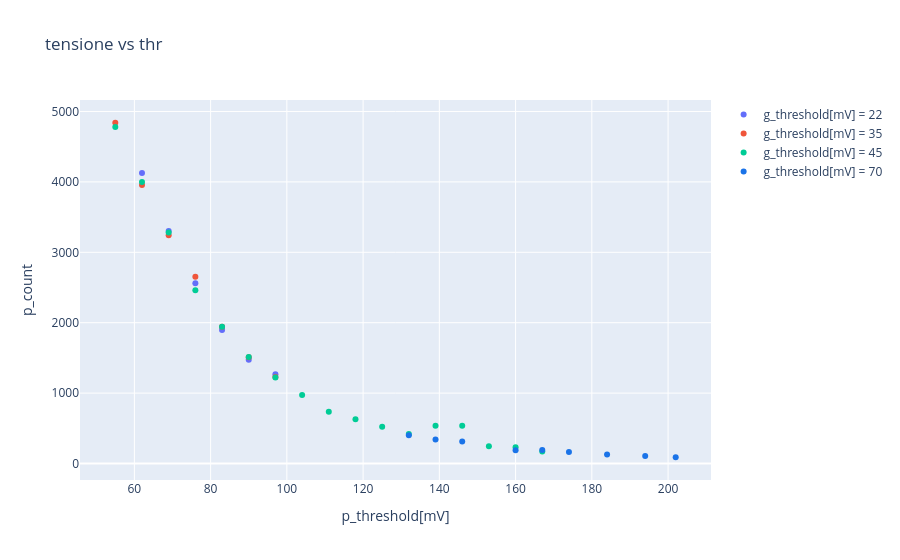

The notebook cell saved with this chart:
### Code cell
df_22 = df_variap[df_variap['g_threshold[mV]'] == 22]
df_35 = df_variap[df_variap['g_threshold[mV]'] == 35]
df_45 = df_variap[df_variap['g_threshold[mV]'] == 45]
df_70 = df_variap[df_variap['g_threshold[mV]'] == 70]
fig = go.Figure()
fig.add_trace(go.Scatter(x=df_22['p_threshold[mV]'], y=df_22['p_count'], mode='markers', name='g_threshold[mV] = 22'))
fig.add_trace(go.Scatter(x=df_35['p_threshold[mV]'], y=df_35['p_count'], mode='markers', name='g_threshold[mV] = 35'))
# fig.add_trace(go.Scatter(x=df_22['p_threshold[mV]'], y=df_22['pg_doppie'], mode = 'markers', name='coinc g_threshold[mV] = 22'))
# fig.add_trace(go.Scatter(x=df_35['p_threshold[mV]'], y=df_35['pg_doppie'], mode = 'markers', name='coinc g_threshold[mV] = 35'))
fig.add_trace(go.Scatter(x=df_45['p_threshold[mV]'], y=df_45['p_count'], mode='markers', name='g_threshold[mV] = 45'))
# fig.add_trace(go.Scatter(x=df_45['p_threshold[mV]'], y=df_45['pg_doppie'], mode = 'markers', name='coinc g_threshold[mV] = 45'))
fig.add_trace(go.Scatter(x=df_70['p_threshold[mV]'], y=df_70['p_count'], mode='markers', name='g_threshold[mV] = 70', marker =dict(color = '#1A73E8')))
fig.update_layout(title= 'tensione vs thr', xaxis_title='p_threshold[mV]', yaxis_title='p_count')
fig.show()

### Figure 1 — Plotly figure (JSON) as saved in the notebook; plotly's stock layout.template omitted (floating-point values rounded to 4 significant figures)
{"data": [{"mode": "markers", "name": "g_threshold[mV] = 22", "type": "scatter", "x": [62, 69, 76, 83, 90, 97], "y": [4126, 3304, 2561, 1897, 1473, 1268]}, {"mode": "markers", "name": "g_threshold[mV] = 35", "type": "scatter", "x": [97, 90, 83, 76, 69, 62, 55], "y": [1230, 1508, 1942, 2652, 3242, 3956, 4840]}, {"mode": "markers", "name": "g_threshold[mV] = 45", "type": "scatter", "x": [55, 62, 69, 76, 83, 90, 97, 104, 111, 118, 125, 132, 139, 146, 153, 160, 167], "y": [4779, 3998, 3282, 2460, 1944, 1514, 1222, 972, 734, 628, 521, 421, 535, 538, 247, 230, 170]}, {"marker": {"color": "#1A73E8"}, "mode": "markers", "name": "g_threshold[mV] = 70", "type": "scatter", "x": [167, 160, 146, 139, 132, 174, 184, 194, 202], "y": [191, 189, 314, 342, 400, 164, 127, 108, 89]}], "layout": {"title": {"text": "tensione vs thr"}, "xaxis": {"title": {"text": "p_threshold[mV]"}}, "yaxis": {"title": {"text": "p_count"}}}}
